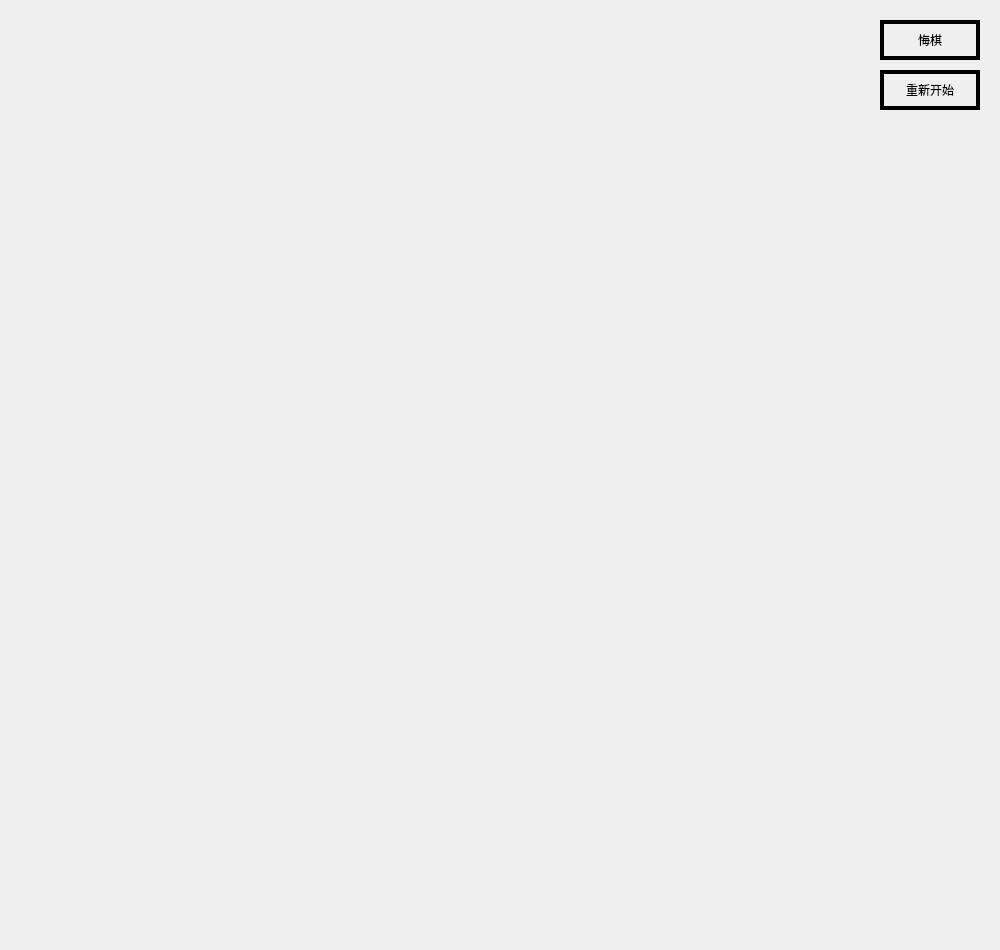
<?xml version="1.0" encoding="UTF-8"?>
<ui version="4.0">
 <class>Widget</class>
 <widget class="QWidget" name="Widget">
  <property name="geometry">
   <rect>
    <x>0</x>
    <y>0</y>
    <width>1000</width>
    <height>950</height>
   </rect>
  </property>
  <property name="windowTitle">
   <string>Widget</string>
  </property>
  <widget class="QPushButton" name="pushButton">
   <property name="geometry">
    <rect>
     <x>880</x>
     <y>20</y>
     <width>100</width>
     <height>40</height>
    </rect>
   </property>
   <property name="styleSheet">
    <string notr="true">#pushButton{
	border:4px solid black;
	font: 700 20pt &quot;Malgun Gothic&quot;;
}

#pushButton:hover{
	background:black;
	color:white;
}
#pushButton:pressed{
	font: 700 15pt &quot;Malgun Gothic&quot;;
}</string>
   </property>
   <property name="text">
    <string>悔棋</string>
   </property>
  </widget>
  <widget class="QPushButton" name="pushButton_2">
   <property name="geometry">
    <rect>
     <x>880</x>
     <y>70</y>
     <width>100</width>
     <height>40</height>
    </rect>
   </property>
   <property name="styleSheet">
    <string notr="true">#pushButton_2{
	border:4px solid black;
	font: 700 15pt &quot;Malgun Gothic&quot;;
}

#pushButton_2:hover{
	background:black;
	color:white;
}
#pushButton_2:pressed{
	font: 700 10pt &quot;Malgun Gothic&quot;;
}</string>
   </property>
   <property name="text">
    <string>重新开始</string>
   </property>
  </widget>
 </widget>
 <resources/>
 <connections/>
</ui>
